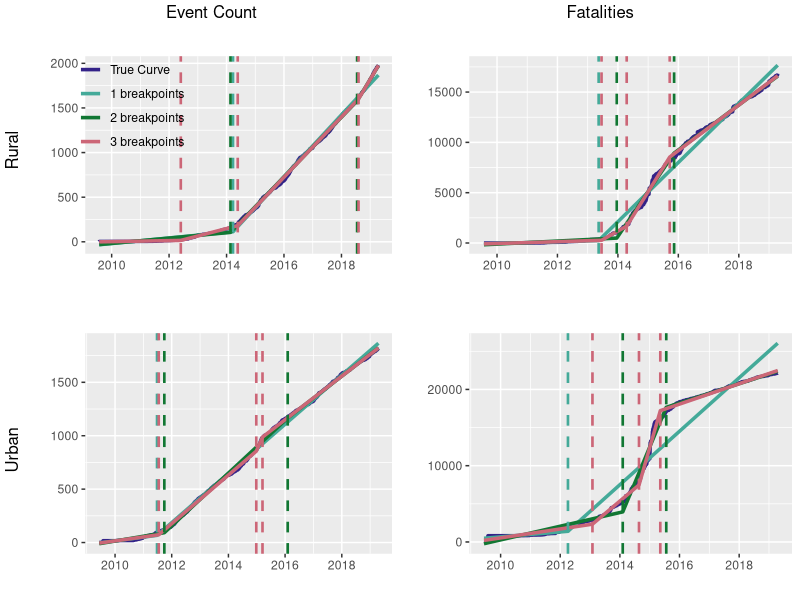

Here is the R script that generated this plot: (Note: this script raises an error after producing the figure.)
# With the code available here one can perform piecewise linear analysis on various subsets of the 
#attached Boko Haram data and output the full results along with summaries of break points 
#and gradients between them for different numbers of break points. There is also a function 
#to produce plots from the output to help visualise the output. I've also given some 
#examples of how to use these functions to explore subsets of data.
# The goal here is to identify key points in time where Boko Haram has increased of decreased
#their activity in different regions, against different target types, in different types of event
#and any combination thereof. 

{require(plyr)
require(formattable)
require(dplyr)
require(tidyr)
require(segmented)
require(stringr)
require(ggplot2)
require(viridisLite)
require(RColorBrewer)
require(reshape2)
require(gridExtra)} #Load required packages


my_piecewise_linear <- function(data, #the preprocessed Boko Haram Data
                                event_type_filter = NULL, #which event types? vector of strings
                                sub_event_type_filter = NULL, #which sub-event types? vector of strings
                                actor_filter = NULL, #filter for keywords in actor1 and 2
                                country_filter = NULL, #filter for countries
                                max_pieces = 3){ #max number of breakpoints
  BH <- data
  
  if(!is.null(event_type_filter)){ #Filtering for desired keywords
    BH <- BH[str_detect(BH$event_type, regex(event_type_filter, ignore_case = TRUE)),]
  }
  
  if(!is.null(country_filter)){ #Filter for desired country
    BH <- BH[str_detect(BH$country, regex(country_filter, ignore_case = TRUE)),]
  }
  
  if(!is.null(sub_event_type_filter)){ #Filter for sub event type
    BH <- BH[str_detect(BH$sub_event_type, regex(sub_event_type_filter, ignore_case = TRUE)),]
  }
  
  if(!is.null(actor_filter)){ #This searches for your keywords in the name of actors
    BH <- BH[str_detect(BH$actor1, regex(actor_filter, ignore_case = TRUE))|
               str_detect(BH$actor2, regex(actor_filter, ignore_case = TRUE)),]
  }
  
  #Now going to run piecewise linear regression for the desired numbers of break points
  
  BH$event_date <- as.Date(BH$event_date, '%d/%m/%Y') #convert to datetime type
  
  BH <- BH[, c('event_date', 'fatalities')] #For pwlf fitting need only date and fatalities
  BH$event_count <- 1 #For the cumulative sum
  BH <- BH[order(BH$event_date),] #order by date
  
  BH.agg <- aggregate(BH[,c('fatalities', 'event_count')], by=list(event_date=BH$event_date), FUN=sum) #add together counts for events with same date
  
  BH.agg <- BH.agg %>% #this adds a datapoint for each day and takes the cumulative sum
    complete(event_date = seq.Date(min(event_date), max(event_date), by="day"), fill=list(fatalities=0, event_count=0))
  BH.agg$fatalities_cum <- cumsum(BH.agg$fatalities)
  BH.agg$event_count_cum <- cumsum(BH.agg$event_count)
  
  BH.agg$index <- 1:length(BH.agg$event_date) #Add index for the regression
  
  #Define linear models for fatalities and event count versus index
  BH.lm.fatalities<-lm(fatalities_cum~index,data=BH.agg)
  BH.lm.event_count<-lm(event_count_cum~index,data=BH.agg)
  
  #Define lists to hold the resulting models and summary statistics
  pwl.models.fatalities <- vector(mode='list', length=max_pieces)
  summary.fatalities <- vector(mode='list', length=max_pieces)
  gradients.fatalities <- vector(mode='list', length=max_pieces)
  pwl.models.event_count <- vector(mode='list', length=max_pieces)
  summary.event_count <- vector(mode='list', length=max_pieces)
  gradients.event_count <- vector(mode='list', length=max_pieces)
  
  for(pieces in 1:max_pieces){
    #Do for fatalities
    o.fatalities<-segmented(BH.lm.fatalities,
                            seg.Z=~index,
                            model = TRUE,
                            npsi=pieces)
    
    pwl.models.fatalities[[pieces]] <- o.fatalities
    summary.fatalities[[pieces]] <- summary(o.fatalities)
    
    model = o.fatalities
    break_point_indices <- c(1) %>% 
      append(round(model$psi[,2])) %>%
      append(length(model$fitted.values))
    model$fitted.values[break_point_indices]
    
    gradients <- vector(length=pieces+1)
    for(piece in 1:length(gradients)){
      x0 <- break_point_indices[piece]
      x1 <- break_point_indices[piece+1]
      y0 <- model$fitted.values[break_point_indices][piece]
      y1 <- model$fitted.values[break_point_indices][piece+1]
      gradients[piece] <- (y1-y0)/(x1-x0)
    }
    gradients.fatalities[[pieces]] <- gradients
    
    #Do for event count
    o.event_count<-segmented(BH.lm.event_count,
                             seg.Z=~index,
                             model = TRUE,
                             npsi=pieces)
    
    pwl.models.event_count[[pieces]] <- o.event_count
    summary.event_count[[pieces]] <- summary(o.event_count)
    
    model = o.event_count
    break_point_indices <- c(1) %>% 
      append(round(model$psi[,2])) %>%
      append(length(model$fitted.values))
    model$fitted.values[break_point_indices]
    
    gradients <- vector(length=pieces+1)
    for(piece in 1:length(gradients)){
      x0 <- break_point_indices[piece]
      x1 <- break_point_indices[piece+1]
      y0 <- model$fitted.values[break_point_indices][piece]
      y1 <- model$fitted.values[break_point_indices][piece+1]
      gradients[piece] <- (y1-y0)/(x1-x0)
    }
    gradients.event_count[[pieces]] <- gradients
  }
  
  #Get break points for fatalities
  break_points_fatalities <- vector(mode='list', length=max_pieces)
  for(pieces in 1:max_pieces){
    a <- summary.fatalities[[pieces]]$psi
    break_points_fatalities[[pieces]] <- BH.agg$event_date[BH.agg$index %in% round(a[,2])]
  }
  
  #Get break points for event_count
  break_points_event_count <- vector(mode='list', length=max_pieces)
  for(pieces in 1:max_pieces){
    a <- summary.event_count[[pieces]]$psi
    break_points_event_count[[pieces]] <- BH.agg$event_date[BH.agg$index %in% round(a[,2])]
  }
  
  get_dates_fatalities <- function(i){
    ldply(break_points_fatalities[i], as.Date.character, format="%Y-%m-%d")
  }
  
  columns <- c('One Breakpoint', 'Two Breakpoints', 'Three Breakpoints', 'Four Breakpoints', 'Five Breakpoints')
  
  table_break_points_fatalities <- ldply(1:3, get_dates_fatalities)
  names(table_break_points_fatalities) <- NULL
  table_break_points_fatalities <- t(table_break_points_fatalities)
  table_break_points_fatalities <- as.data.frame(table_break_points_fatalities)
  names(table_break_points_fatalities) <- columns[1:max_pieces]
  null_formatter <- formatter("span", style = x ~ style(color = ifelse(is.na(x), 'white', 'black')))
  table_break_points_fatalities <- formattable(data.frame(table_break_points_fatalities), list(area(col=names(table_break_points_fatalities)) ~ null_formatter), col.names=columns[1:max_pieces])
  
  get_dates_event_count <- function(i){
    ldply(break_points_event_count[i], as.Date.character, format="%Y-%m-%d")
  }
  table_break_points_event_count <- ldply(1:3, get_dates_event_count)
  names(table_break_points_event_count) <- NULL
  table_break_points_event_count <- t(table_break_points_event_count)
  table_break_points_event_count <- as.data.frame(table_break_points_event_count)
  names(table_break_points_event_count) <- columns[1:max_pieces]
  null_formatter <- formatter("span", style = x ~ style(color = ifelse(is.na(x), 'white', 'black')))
  table_break_points_event_count <- formattable(data.frame(table_break_points_event_count), list(area(col=names(table_break_points_event_count)) ~ null_formatter), col.names=columns[1:max_pieces])
  
  
  gradients.fatalities.copy <- gradients.fatalities
  gradients.event_count.copy <- gradients.event_count
  null_formatter <- formatter("span", style = x ~ style(color = ifelse(is.na(x), 'white', 'black')))
  for(piece in 1:max_pieces){
    gradients.fatalities.copy[[piece]] <- gradients.fatalities.copy[[piece]][1:(max_pieces+1)]
    gradients.event_count.copy[[piece]] <- gradients.event_count.copy[[piece]][1:(max_pieces+1)]
  }
  df <- as.data.frame(gradients.fatalities.copy)
  names(df) <- columns[1:max_pieces]
  table.gradients.fatalities <- formattable(df, list(area(col=names(df)) ~ null_formatter), col.names=columns[1:max_pieces])
  
  df <- as.data.frame(gradients.event_count.copy)
  names(df) <- columns[1:max_pieces]
  table.gradients.event_count <- formattable(df, list(area(col=names(df)) ~ null_formatter), col.names=columns[1:max_pieces])
  
  output = list(
    'aggregated.data' = BH.agg,
    'break.points.fatalities' = break_points_fatalities,
    'break.points.event_count' = break_points_event_count,
    'table.break.points.fatalities' = table_break_points_fatalities,
    'table.break.points.event_count' = table_break_points_event_count,
    'model.fatalities' = pwl.models.fatalities,
    'model.event_count' = pwl.models.event_count,
    'gradients.fatalities' = gradients.fatalities,
    'gradients.event_count' = gradients.event_count,
    'table.gradients.fatalities' = table.gradients.fatalities,
    'table.gradients.event_count' = table.gradients.event_count
  )
  
  return(output)
                                
}

#Note: my_plotter is limited to 5 curves per graph through my choice of colours I've 
#made available. More curves shouldn't really be necessary.

my_plotter <- function(pwlf, #this is the output from my_piecewise_linear()
                      fatalities_or_events, #'fatalities' or 'events', str
                      breakpoints_to_plot=NULL, #Which numbers of breakpoints to plot, vector
                      legend.position=c(.85,.25), #where to position legend, 'none' for no legend
                      breakpoint_lines=TRUE){ #Whether to plot the lines of breakpoints or not
  
  colours <- c('#332288', '#44AA99', '#117733', '#CC6677', '#AA4499') #Chosen to be distinct non-primary colours
  
  if(fatalities_or_events=='fatalities'){
    model <- pwlf$model.fatalities
    breakpoints <- pwlf$break.points.fatalities
    data <- pwlf$aggregated.data[,c('event_date', 'fatalities_cum')]
  }else{
    model <- pwlf$model.event_count
    breakpoints <- pwlf$break.points.event_count
    data <- pwlf$aggregated.data[,c('event_date', 'event_count_cum')]
  }
  
  
  for(pieces in breakpoints_to_plot){
    newcol <- as.data.frame(predict(model[[pieces]]))
    names(newcol) <- paste(toString(pieces),'breakpoints',sep=' ')
    data <- cbind(data,newcol)
  }
  names(data)[2] <- 'True Curve'
  
  data <- melt(data, id.vars='event_date')
  
  plot <- ggplot(data=data, aes(x=event_date, y=value, color=variable))+
    scale_color_manual(values=colours)+
    geom_line(size=1.2)+#, linetype='dashed', alpha=1)+
    labs(x='', 
         y='',
         title='',
         color='legend')+
    theme(legend.position=legend.position,
          legend.background=element_blank(),
          legend.title=element_blank(),
          legend.key = element_blank())
  if(breakpoint_lines){
    color_number=2
    for(number_breakpoints in breakpoints_to_plot){
      for(breakpoint in breakpoints[[number_breakpoints]]){
        plot <- plot+geom_vline(xintercept=breakpoint, color=colours[color_number], size=0.9, linetype='dashed')
      }
      color_number <- color_number+1
    }
    
  }

  return(plot)
  
}

#######################

#First set working directory to folder containing BH
boko_haram <- read.csv('BH.csv') #load the data
boko_haram$is_urban <- as.logical(boko_haram$is_urban) #convert is_urban to logical

#Here is an example of how to use the above to compare the activity of Boko Haram in
#urban and rural areas based on analysis of the cumulative sums of fatalities and event count.
#There is a faceted plot to compare side by side and rendered tables output by the above function.

#Perform piecewise linear analysis for urban and rural data separately
x_rural <- my_piecewise_linear(boko_haram[!boko_haram$is_urban,], max_pieces=3) 
x_urban <- my_piecewise_linear(boko_haram[boko_haram$is_urban,], max_pieces=3) 

{ #block of code creating nice plot to display  cumulative sums
plot_rural_event_count <- my_plotter(x_rural,'event_count', 1:3, breakpoint_lines = TRUE, legend.position = c(0.15,0.75))
plot_rural_fatalities <- my_plotter(x_rural,'fatalities', 1:3, breakpoint_lines = TRUE, legend.position = 'none')
plot_urban_event_count <- my_plotter(x_urban,'event_count', 1:3, breakpoint_lines = TRUE, legend.position = 'none')
plot_urban_fatalities <- my_plotter(x_urban,'fatalities', 1:3, breakpoint_lines = TRUE, legend.position = 'none')

grid.arrange(arrangeGrob(plot_rural_event_count, top='Event Count', left='Rural'), 
             arrangeGrob(plot_rural_fatalities, top='Fatalities'),
             arrangeGrob(plot_urban_event_count, left='Urban'), 
             arrangeGrob(plot_urban_fatalities), nrow=2)
}

#render nice tables of break points
x_rural$table.break.points.fatalities
x_urban$table.break.points.fatalities
x_rural$table.break.points.event_count
x_urban$table.break.points.event_count

#render nice tables of gradients
x_rural$table.gradients.fatalities
x_urban$table.gradients.fatalities
x_rural$table.gradients.event_count
x_urban$table.gradients.event_count

##################

#We can filter the data too. Let's do the same as above but looking just at events of type
#'violence against civilians' occuring in Nigeria

x_rural <- my_piecewise_linear(boko_haram[!boko_haram$is_urban,],
                               max_pieces=3, 
                               event_type_filter = c('violence against civilians'),
                               country_filter = c('nigeria')) #fit for urban and rural separately
x_urban <- my_piecewise_linear(boko_haram[boko_haram$is_urban,], 
                               max_pieces=3,
                               event_type_filter = c('violence against civilians'),
                               country_filter = c('nigeria')) 

{ #block of code creating nice plot to display  cumulative sums
  plot_rural_event_count <- my_plotter(x_rural,'event_count', 1:2, breakpoint_lines = TRUE, legend.position = c(0.12,0.7))
  plot_rural_fatalities <- my_plotter(x_rural,'fatalities', 1:2, breakpoint_lines = TRUE, legend.position = 'none')
  plot_urban_event_count <- my_plotter(x_urban,'event_count', 1:2, breakpoint_lines = TRUE, legend.position = 'none')
  plot_urban_fatalities <- my_plotter(x_urban,'fatalities', 1:2, breakpoint_lines = TRUE, legend.position = 'none')
  
  grid.arrange(arrangeGrob(plot_rural_event_count, top='Event Count', left='Rural'), 
               arrangeGrob(plot_rural_fatalities, top='Fatalities'),
               arrangeGrob(plot_urban_event_count, left='Urban'), 
               arrangeGrob(plot_urban_fatalities), nrow=2)
}

#render nice tables of break points
x_rural$table.break.points.fatalities
x_urban$table.break.points.fatalities
x_rural$table.break.points.event_count
x_urban$table.break.points.event_count

#render nice tables of gradients
x_rural$table.gradients.fatalities
x_urban$table.gradients.fatalities
x_rural$table.gradients.event_count
x_urban$table.gradients.event_count

##################

x <- my_piecewise_linear(boko_haram, max_pieces=3) 

{ #block of code creating nice plot to display  cumulative sums
  plot_event_count <- my_plotter(x,'event_count', 1:3, breakpoint_lines = TRUE, legend.position = 'none')
  plot_fatalities <- my_plotter(x,'fatalities', 1:3, breakpoint_lines = TRUE, legend.position = 'none')
  
  grid.arrange(arrangeGrob(plot_event_count, top='Event Count'), 
               arrangeGrob(plot_fatalities, top='Fatalities'), nrow=1)
}
